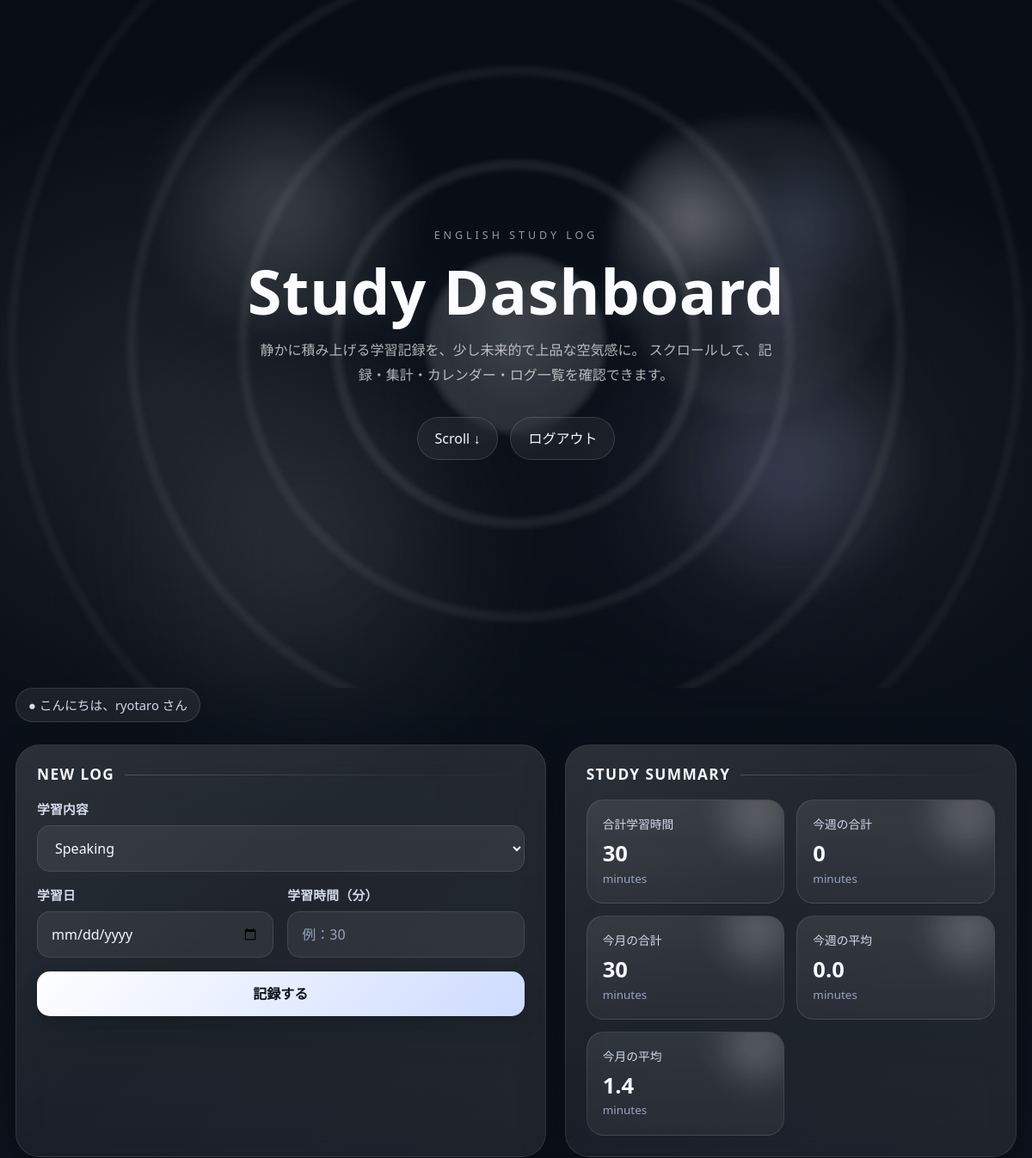
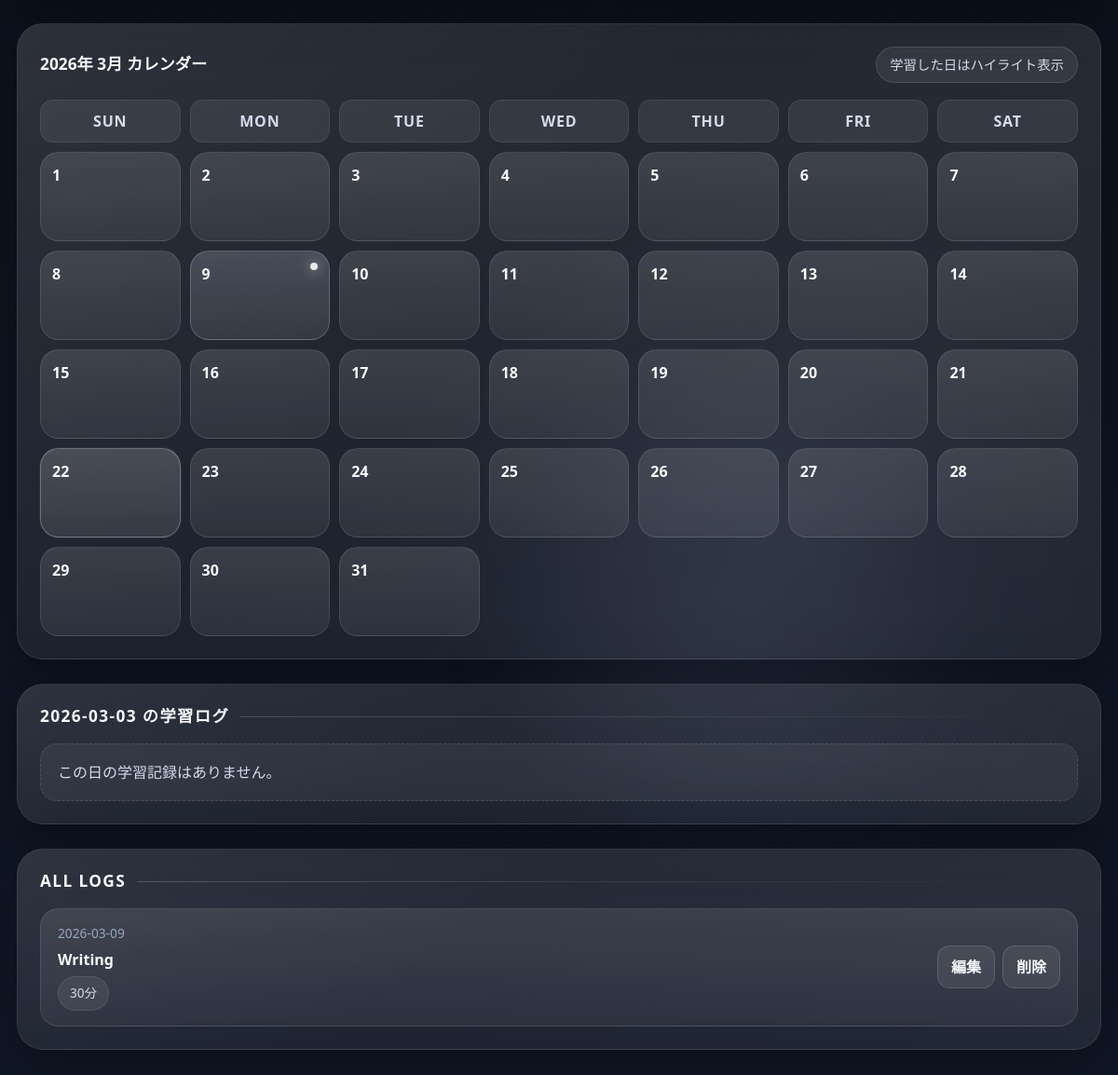
Page /?selected_date=2026-03-03 (signed in) on the committed database (2 pictures, top to bottom).
### tables this page shows
CREATE TABLE logs (
            id INTEGER PRIMARY KEY AUTOINCREMENT,
            content TEXT NOT NULL,
            time TEXT NOT NULL
        , study_date TEXT, user_id INTEGER);

### app.py (the view, shortened to what this page needs)
@app.route('/', methods=['GET', 'POST'])
def home():
    if "user_id" not in session:
        return redirect(url_for("login"))
    conn = get_db_connection()
    logs = conn.execute(
    "SELECT * FROM logs WHERE user_id = ? ORDER BY study_date DESC",
    (session["user_id"],)
    ).fetchall()
    selected_date = request.args.get("selected_date")
    selected_logs = []
    if selected_date:
            selected_logs = conn.execute(
                "SELECT * FROM logs WHERE study_date = ? AND user_id = ? ORDER BY id DESC",
                (selected_date, session["user_id"])
            ).fetchall()
    today_obj = date.today()
    year = today_obj.year
    month = today_obj.month
    cal = calendar.Calendar(firstweekday=6)
    month_days = cal.monthdayscalendar(year, month)
    study_dates = conn.execute(
    """
    SELECT DISTINCT study_date
    FROM logs
    WHERE user_id = ?
    AND strftime('%Y-%m', study_date) = ?
    """,
    (session["user_id"], f"{year}-{month:02d}")
).fetchall()
    study_dates = [row["study_date"] for row in study_dates]
    total_time = conn.execute(
    "SELECT SUM(time) AS total FROM logs WHERE user_id = ?",
    (session["user_id"],)
).fetchone()["total"] or 0
    weekly_total = conn.execute("""
        SELECT SUM(time) AS total
        FROM logs
        WHERE user_id = ?
        AND study_date >= date('now', 'weekday 1', '-7 days')
        AND study_date < date('now', 'weekday 1')
    """, (session["user_id"],)).fetchone()["total"] or 0
    monthly_total = conn.execute("""
        SELECT SUM(time) AS total
        FROM logs
        WHERE user_id = ?
        AND strftime('%Y-%m', study_date) = strftime('%Y-%m', 'now')
    """, (session["user_id"],)).fetchone()["total"] or 0
    weekly_avg = round(weekly_total / 7, 1)
    monthly_avg = round(monthly_total / date.today().day, 1)
    conn.close()
    return render_template(
    'index.html',
    logs=logs,
    total_time=total_time,
    weekly_total=weekly_total,
    monthly_total=monthly_total,
    weekly_avg=weekly_avg,
    monthly_avg=monthly_avg,
    year=year,
    month=month,
    month_days=month_days,
    study_dates=study_dates,
    today=today_obj.isoformat(),
    selected_date=selected_date,
    selected_logs=selected_logs,
    )

### app.py (called while the page is built)
def get_db_connection():
    conn = sqlite3.connect("database.db")
    conn.row_factory = sqlite3.Row
    return conn

### templates/index.html (shortened to what this page needs)
<!DOCTYPE html>
<html lang="ja">
<head>
    <link href="https://cdn.jsdelivr.net/npm/bootstrap@5.3.8/dist/css/bootstrap.min.css" rel="stylesheet">
</head>
<body>
    <section class="hero-screen">
        <div class="hero-rings"></div>
        <div class="hero-orb one"></div>
        <div class="hero-orb two"></div>
        <div class="hero-fluid"></div>
        <div class="hero-content">
            <p class="hero-kicker">ENGLISH STUDY LOG</p>
            <h1 class="hero-title">
                Study Dashboard
            </h1>
            <p class="hero-sub">
                静かに積み上げる学習記録を、少し未来的で上品な空気感に。
                スクロールして、記録・集計・カレンダー・ログ一覧を確認できます。
            </p>
            <div class="hero-actions">
                <a href="#main-content" class="scroll-indicator">Scroll ↓</a>
                <a href="{{ url_for('logout') }}" class="hero-btn">ログアウト</a>
            </div>
        </div>
    </section>
    <div id="main-content" class="page-wrap">
        <section class="section-block">
            <div class="top-info-bar">
                <div class="welcome-chip">● こんにちは、{{ session["username"] }} さん</div>
            </div>
        </section>
        <section class="section-block">
            <div class="dashboard-grid">
                <div class="glass-card">
                    <div class="section-title">
                        <h2>NEW LOG</h2>
                        <div class="section-line"></div>
                    </div>
                    <form method="POST">
                        <div class="form-grid">
                            <div class="form-group full">
                                <label>学習内容</label>
                                <select name="content" class="neo-select" onchange="toggleInput(this.value)">
                                    <option value="Speaking">Speaking</option>
                                </select>
                            </div>
                            <div class="form-group">
                                <label>学習日</label>
                                <input type="date" name="study_date" class="neo-input">
                            </div>
                            <div class="form-group">
                                <label>学習時間（分）</label>
                                <input type="number" name="time" class="neo-input" placeholder="例：30">
                            </div>
                            <div class="form-group full">
                                <button type="submit" class="submit-btn">記録する</button>
                            </div>
                        </div>
                    </form>
                </div>
                <div class="glass-card">
                    <div class="section-title">
                        <h2>STUDY SUMMARY</h2>
                        <div class="section-line"></div>
                    </div>
                    <div class="summary-grid">
                        <div class="summary-item">
                            <div class="summary-label">合計学習時間</div>
                            <div class="summary-value">{{ total_time }}</div>
                            <div class="summary-unit">minutes</div>
                        </div>
                        <div class="summary-item">
                            <div class="summary-label">今週の合計</div>
                            <div class="summary-value">{{ weekly_total }}</div>
                            <div class="summary-unit">minutes</div>
                        </div>
                        <div class="summary-item">
                            <div class="summary-label">今月の合計</div>
                            <div class="summary-value">{{ monthly_total }}</div>
                            <div class="summary-unit">minutes</div>
                        </div>
                        <div class="summary-item">
                            <div class="summary-label">今週の平均</div>
                            <div class="summary-value">{{ weekly_avg }}</div>
                            <div class="summary-unit">minutes</div>
                        </div>
                        <div class="summary-item">
                            <div class="summary-label">今月の平均</div>
                            <div class="summary-value">{{ monthly_avg }}</div>
                            <div class="summary-unit">minutes</div>
                        </div>
                    </div>
                </div>
            </div>
        </section>
        <section class="section-block">
            <div class="glass-card">
                <div class="calendar-head">
                    <h2>{{ year }}年 {{ month }}月 カレンダー</h2>
                    <div class="calendar-badge">学習した日はハイライト表示</div>
                </div>
                <div class="calendar-grid">
                    <div class="calendar-week">SUN</div>
                    <div class="calendar-week">MON</div>
                    <div class="calendar-week">TUE</div>
                    <div class="calendar-week">WED</div>
                    <div class="calendar-week">THU</div>
                    <div class="calendar-week">FRI</div>
                    <div class="calendar-week">SAT</div>
                    {% for week in month_days %}
                        {% for day in week %}
                            {% if day == 0 %}
                                <div class="calendar-day empty"></div>
                            {% else %}
                                {% set day_str = "%04d-%02d-%02d"|format(year, month, day) %}
                                <a href="{{ url_for('home', selected_date=day_str) }}" class="calendar-link">
                                    <div class="calendar-day {% if day_str in study_dates %}studied{% endif %} {% if day_str == today %}today{% endif %}">
                                        <span class="day-number">{{ day }}</span>
                                    </div>
                                </a>
                            {% endif %}
                        {% endfor %}
                    {% endfor %}
                </div>
            </div>
        </section>
        {% if selected_date %}
        <section class="section-block">
            <div class="glass-card">
                <div class="section-title">
                    <h2>{{ selected_date }} の学習ログ</h2>
                    <div class="section-line"></div>
                </div>
                {% if selected_logs %}
                    <ul class="selected-log-list">
                        {% for log in selected_logs %}
                        <li class="log-card">
                            <div class="log-left">
                                <div class="log-date">{{ log.study_date }}</div>
                                <div class="log-content">{{ log.content }}</div>
                                <div class="log-time">{{ log.time }}分</div>
                            </div>
                        </li>
                        {% endfor %}
                    </ul>
                {% else %}
                    <div class="empty-message">この日の学習記録はありません。</div>
                {% endif %}
            </div>
        </section>
        {% endif %}
        <section class="section-block">
            <div class="glass-card">
                <div class="section-title">
                    <h2>ALL LOGS</h2>
                    <div class="section-line"></div>
                </div>
                {% if logs %}
                    <ul class="log-list">
                        {% for log in logs %}
                        <li class="log-card">
                            <div class="log-left">
                                <div class="log-date">{{ log.study_date }}</div>
                                <div class="log-content">{{ log.content }}</div>
                                <div class="log-time">{{ log.time }}分</div>
                            </div>
                            <div class="log-actions">
                                <form action="{{ url_for('edit', log_id=log.id) }}" method="GET" style="display:inline;">
                                    <button type="submit" class="action-btn">編集</button>
                                </form>
                                <form method="POST" action="{{ url_for('delete', log_id=log.id) }}" style="display:inline;">
                                    <button type="submit" class="action-btn">削除</button>
                                </form>
                            </div>
                        </li>
                        {% endfor %}
                    </ul>
                {% else %}
                    <div class="empty-message">まだ学習記録がありません。</div>
                {% endif %}
            </div>
        </section>
    </div>
</body>
</html>

### rows in the picture
logs: study_date "2026-03-09", content "Writing", time "30"

### other values in the picture
{{ session["username"] }} "ryotaro"
{{ total_time }} "30"
{{ weekly_total }} "0"
{{ monthly_total }} "30"
{{ weekly_avg }} "0.0"
{{ month }} "3"
{{ day }} "1" "2" "3" "4" "5" "6" "7" "8" "9" "10" "11" "12" "13" "14" "15" "16" "17" "18" "19" "20" "21" "22" "23" "24" "25" "26" "27" "28" "29" "30" "31"
{{ selected_date }} "2026-03-03"
